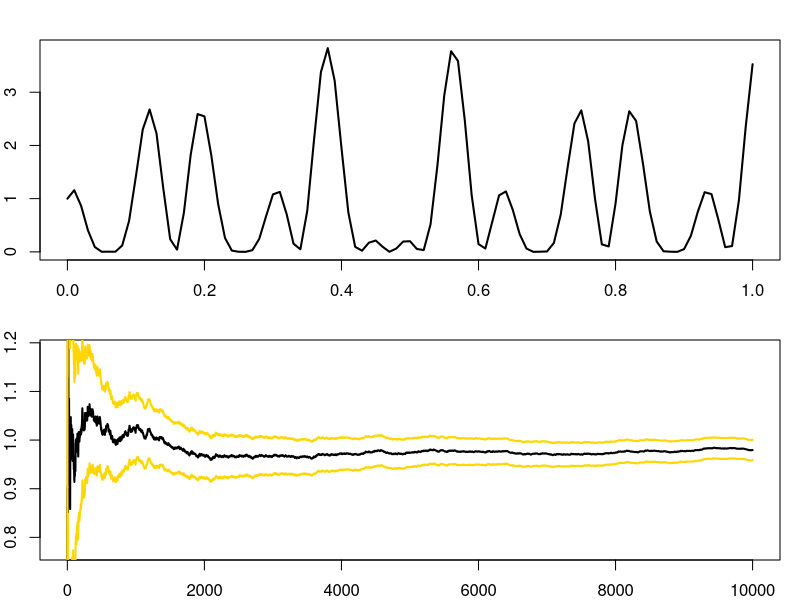
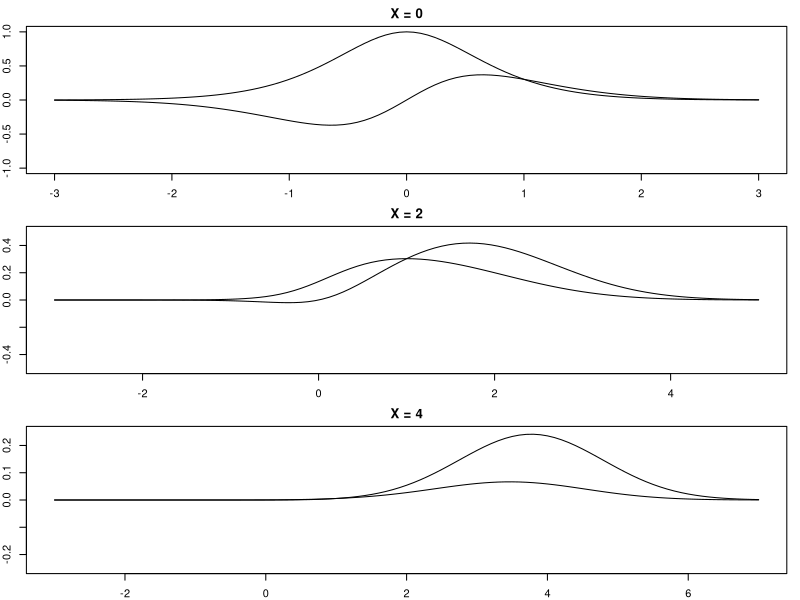
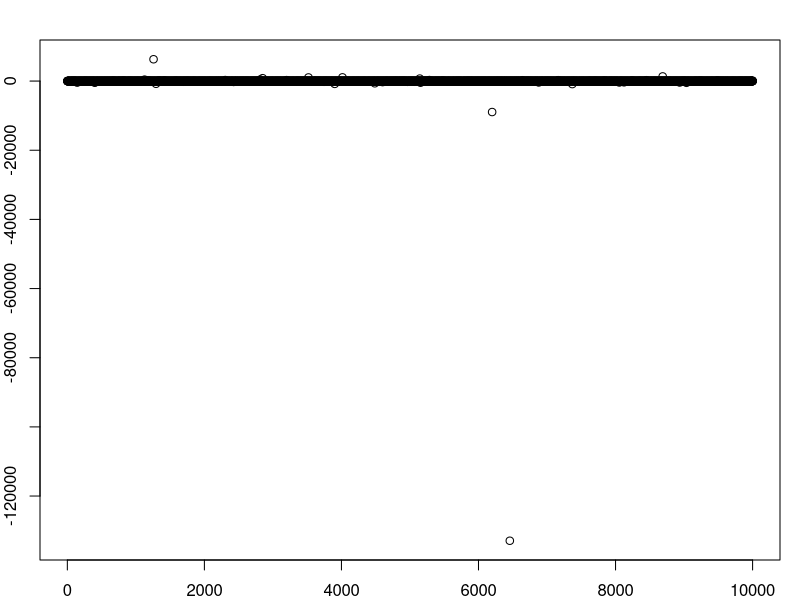
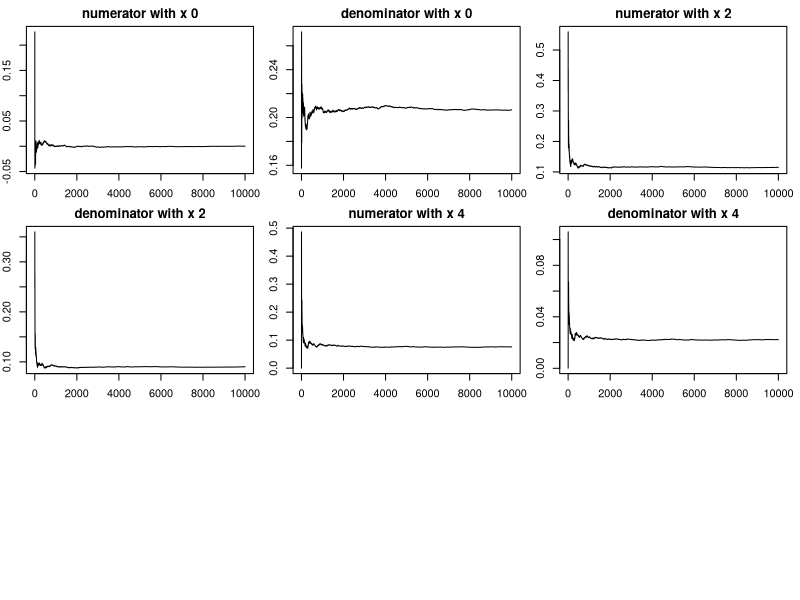
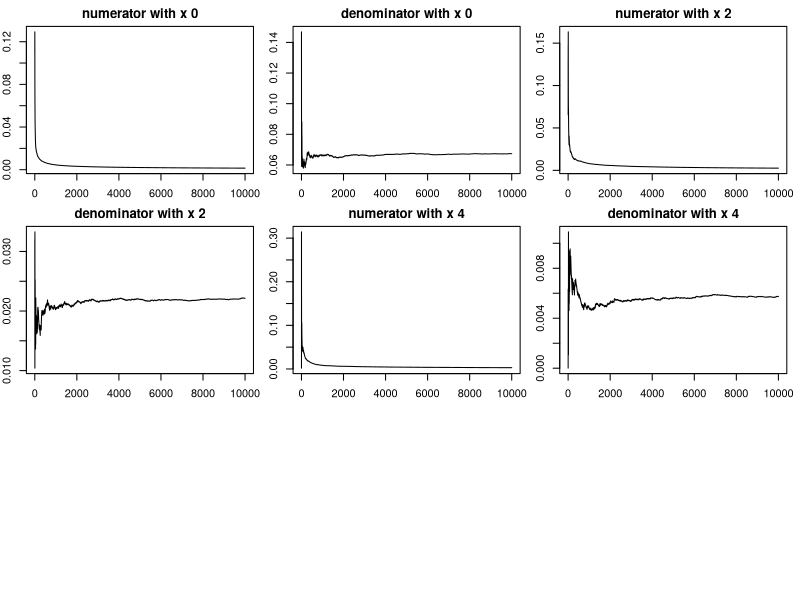
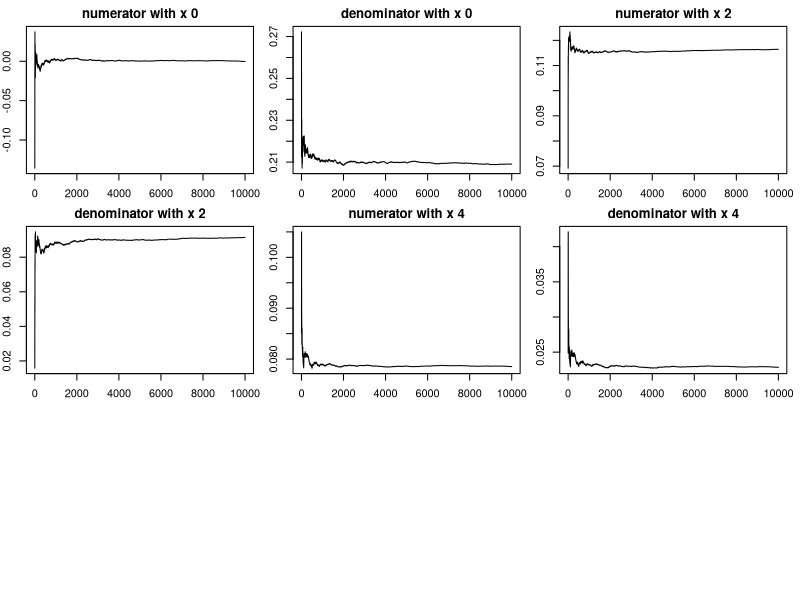

Here is the R script that generated these plots, in order: (Note: this script raises an error after producing the figures.)
h=function(x){(cos(50*x)+sin(20*x))^2}
par(mar=c(2,2,2,1),mfrow=c(2,1))
curve(h,xlab="Function",ylab="",lwd=2)
integrate(h,0,1)
#0.965201 with absolute error < 1.9e-10
x=h(runif(10^4))
estint=cumsum(x)/(1:10^4)
esterr=sqrt(cumsum((x-estint)^2))/(1:10^4)
plot(estint, xlab="Mean and error range",type="l",lwd=
         + 2,ylim=mean(x)+20*c(-esterr[10^4],esterr[10^4]),ylab="")
lines(estint+2*esterr,col="gold",lwd=2)
lines(estint-2*esterr,col="gold",lwd=2)

a <- function(x){(theta/1 + (theta)^2) * exp(-((x-theta)^2)/2)}

############## 3.1 a ################

a0 <- function(x){return ((x/(1 + (x)^2)) * exp(-(-x)^2/2))}
a2 <- function(x){return ((x/(1 + (x)^2)) * exp(-(2-x)^2/2))}
a4 <- function(x){return ((x/(1 + (x)^2)) * exp(-(4-x)^2/2))}

b0 <- function(x){return ((1/(1 + (x)^2)) * exp(-(-x)^2/2))}
b2 <- function(x){return ((1/(1 + (x)^2)) * exp(-(2-x)^2/2))}
b4 <- function(x){return ((1/(1 + (x)^2)) * exp(-(4-x)^2/2))}

par(mfrow = c(3,1))

plot(a0,xlim=c(-3,3),ylim=c(-1,1), main = "X = 0")
plot(b0,xlim=c(-3,3),add=TRUE,ylim=c(-1,1))

plot(a2,xlim=c(-3,5),ylim=c(-0.5,0.5),main = "X = 2")
plot(b2,xlim=c(-3,5),add=TRUE,ylim=c(-0.5,0.5))

plot(a4,xlim=c(-3,7),ylim=c(-0.25,0.25),main = "X = 4")
plot(b4,xlim=c(-3,7),add=TRUE,ylim=c(-0.25,0.25))

par(mfrow = c(1,1))

plot(rcauchy(10^4))

set.seed(123)

par(mfrow = c(3,3))
for(r in c(0,2,4)){
  Nsim <- 10^4
  cauch <- rcauchy(Nsim)
  cumsum_num <- cumsum(cauch * dnorm(cauch,mean = r))/(1:10^4)
  cumsum_denom <- cumsum(dnorm(cauch,mean = r))/(1:10^4)
  plot(cumsum_num,type = "l",main = paste("numerator with x",r))
  plot(cumsum_denom, type = "l",main = paste("denominator with x",r))
  print(cumsum_num[length(cumsum_num)]/cumsum_denom[length(cumsum_denom)])
}

# [1] 0.0006678213
# [1] 1.276915
# [1] 3.408064


###### 3.1 b ######

par(mfrow = c(3,3))
for(r in c(0,2,4)){
  Nsim <- 10^4
  cauch <- rcauchy(Nsim)
  cumsum_num_err <- sqrt(cumsum((cauch * dnorm(cauch,mean = r))^2))/(1:10^4)
  cumsum_denom_err <- (cumsum((dnorm(cauch,mean = r))^2))/(1:10^4)
  plot(cumsum_num_err,type = "l",main = paste("numerator with x",r))
  plot(cumsum_denom_err, type = "l",main = paste("denominator with x",r))
  print(paste("standerror with 0.95 probabilty for x value",r,"is",
    +cumsum_num_err[length(cumsum_num_err)]/cumsum_denom_err[length(cumsum_denom_err)]))
}

# [1] "standerror with 0.95 probabilty for x value 0 is 0.0215398394549276"
# [1] "standerror with 0.95 probabilty for x value 2 is 0.115831689937375"
# [1] "standerror with 0.95 probabilty for x value 4 is 0.488633976461582"

##### 3.1 c #######


set.seed(123)

par(mfrow = c(3,3))
for(r in c(0,2,4)){
  Nsim <- 10^4
  #cauch <- rcauchy(Nsim)
  cauch <- rnorm(Nsim,mean = r)
  cumsum_num <- cumsum(cauch * dcauchy(cauch))/(1:10^4)
  cumsum_denom <- cumsum(dcauchy(cauch))/(1:10^4)
  plot(cumsum_num,type = "l",main = paste("numerator with x",r))
  plot(cumsum_denom, type = "l",main = paste("denominator with x",r))
  print(cumsum_num[length(cumsum_num)]/cumsum_denom[length(cumsum_denom)])
}

# [1] -0.001183145
# [1] 1.273159
# [1] 3.43772

esterr <- sqrt(cumsum((x-estimate_fun)^2))/(1:10^4)

max(var(dnorm(co,m=x))*10^6,var(co*dnorm(co,m=x)))

ab0 <- integrate(a0,-Inf,Inf)$value / integrate(b0,-Inf,Inf)$value
ab2 <- integrate(a2,-Inf,Inf)$value / integrate(b2,-Inf,Inf)$value
ab4 <- integrate(a4,-Inf,Inf)$value / integrate(b4,-Inf,Inf)$value

abf0 <- function(x){return (a0(x)/ b0(x))}
abf2 <- function(x){return (a2(x)/ b2(x))}
abf4 <- function(x){return (a4(x)/ b4(x))}

Niter=10^4
co=rcauchy(Niter)
I=mean(co*dcauchy(co,mean=x))/mean(dnorm(co,mean=x))
#We thus get
x=0
mean(co*dcauchy(co,mean=x))/mean(dnorm(co,mean=x))
#0.01724
x=2
mean(co*dnorm(co,mean=x))/mean(dnorm(co,mean=x))
#[1] 1.295652
x=4
mean(co*dnorm(co,mean=x))/mean(dnorm(co,mean=x))
#[1] 3.107256


set.seed(123)
sim <- rcauchy(100)
x <- abf0(sim)
estimate_fun <- cumsum(x) /(1:100)
plot(estimate_fun,type="l",xlim = c(1,100),ylim = c(-10,5))
estimate_fun[length(estimate_fun)]
esterr <- sqrt(cumsum((x-estimate_fun)^2))/(1:100)
lines(estimate_fun + 2*esterr, col = "red")
lines(estimate_fun - 2*esterr, col = "red")

set.seed(111)
sim <- rcauchy(100)
x <- abf2(sim)
estimate_fun <- cumsum(x) /(1:100)
plot(estimate_fun,type="l",xlim = c(1,100),ylim = c(-10,5))
estimate_fun[length(estimate_fun)]
esterr <- sqrt(cumsum((x-estimate_fun)^2))/(1:100)
lines(estimate_fun + 2*esterr, col = "red")
lines(estimate_fun - 2*esterr, col = "red")

set.seed(123)
sim <- rcauchy(100)
x <- abf4(sim)
estimate_fun <- cumsum(x) /(1:100)
plot(estimate_fun,type="l",xlim = c(1,100),ylim = c(-10,5))
estimate_fun[length(estimate_fun)]
esterr <- sqrt(cumsum((x-estimate_fun)^2))/(1:100)
lines(estimate_fun + 2*esterr, col = "red")
lines(estimate_fun - 2*esterr, col = "red")

a=abf0(rcauchy(10^4))
estint=cumsum(a)/(1:10^4)
plot(estint,type="l")

curve(abf0,xlab="Function",ylab="",lwd=2)
curve(abf2,xlab="Function",ylab="",lwd=2)
curve(abf4,xlab="Function",ylab="",lwd=2)

f1=function(t){ t/(1+t*t)*exp(-(-t)^2/2)}
f2=function(t){ 1/(1+t*t)*exp(-(-t)^2/2)}
plot(f1,xlim=c(-3,3),ylim=c(-1,1))
plot(f2,xlim=c(-3,3),add=TRUE,ylim=c(-1,1))
legend("topright", c("f1=t.f2","f2"), lty=1,col=1 :2)

f1=function(x){ x/(1+x*x)*exp(-(-x)^2/2)}
f2=function(x){ 1/(1+x*x)*exp(-(-x)^2/2)}

##################### 3.3 ##########################
par(mfrow=c(1,1))
f33 <- function(x){ 
  return  (1/(x*x*sqrt(2*pi)*exp(1/(2*x*x))))
  }

curve(f33,from = 0, to = 1)
curve(f33,from = 0, to = 1/20)
points(runif(1000,0,0.05),runif(1000,0,2.5e-85))

X <- runif(10^4,0,1/20)
estimate_f33 <- cumsum(X) / (1:10^4)
esterr_f33 <- sqrt(cumsum((X - estimate_f33)^2))/(1:10^4)
plot(estimate_f33,type = "l",ylim = c(0.015,0.030))
lines(estimate_f33 + 2 * esterr_f33, col = "blue")
lines(estimate_f33 - 2 * esterr_f33, col = "blue")

estimate_f33[length(estimate_f33)]

(estimate_f33 + 2 * esterr_f33)[10^4]
(estimate_f33 - 2 * esterr_f33)[10^4]

#Using Integrate function
integrate(f33,0,1/20)

#Using accept reject method
set.seed(12)
ptunder <- sum(f33(runif(10^6,0,1/20)) >  runif(10^6,0,2.5e-85))
(ptunder / 10^6) * 0.05 * 2.56e-85

############## 3.4 ################

h <- function(x){
  return (exp((-(x-3)^2)/2) + exp((-(x-6)^2)/2))
}
curve(h, from = -10, to = 10)
set.seed(123)
x <- h(rnorm(10^3))
estimate_fun <- cumsum(x) /(1:10^3)
plot(estimate_fun,type="l",ylim = c(-0.1,0.3))
estimate_fun[length(estimate_fun)]
esterr <- sqrt(cumsum((x-estimate_fun)^2))/(1:10^3)
lines(estimate_fun + 2*esterr, col = "red")
lines(estimate_fun - 2*esterr, col = "red")

(estimate_fun + 2*esterr)[1000]
(estimate_fun - 2*esterr)[1000]

(exp(-9/4)+exp(-9))/sqrt(2)